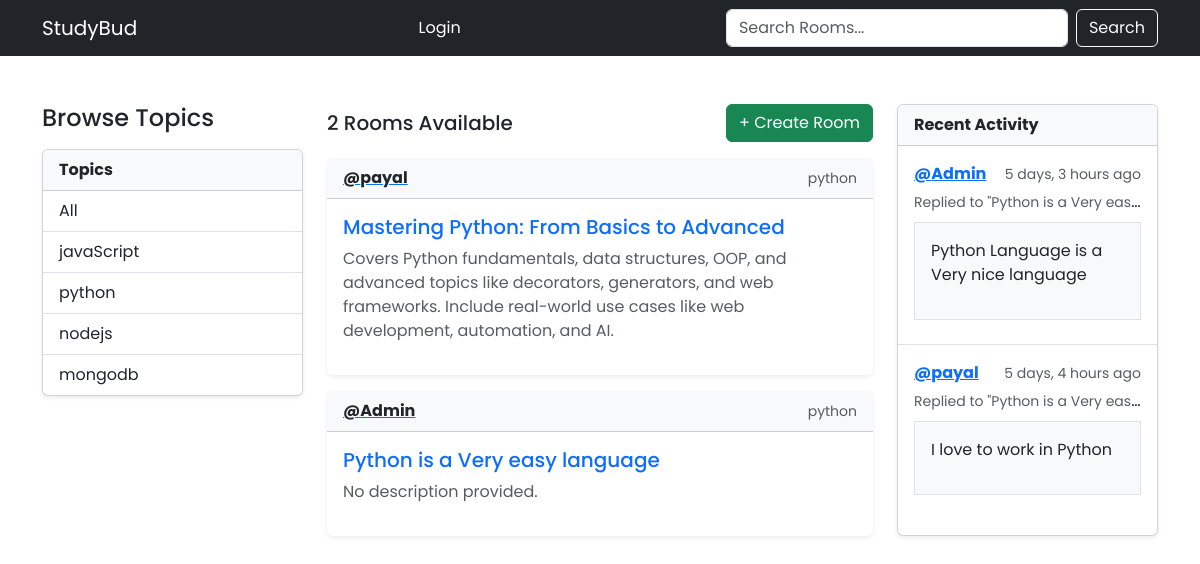
The page /?q=python on the database its author committed.
### base/models.py (models this page shows, shortened)
class Topic(models.Model):
    name = models.CharField(max_length=200)

class Room(models.Model):
    host = models.ForeignKey(User, on_delete=models.SET_NULL, null=True)
    topic = models.ForeignKey(Topic, on_delete=models.SET_NULL, null=True)
    name = models.CharField(max_length=200)
    description = models.TextField(null=True, blank=True)
    participants = models.ManyToManyField(User, related_name='participants', blank=True)
    updated = models.DateTimeField(auto_now=True)
    created = models.DateTimeField(auto_now_add=True)
    class Meta:
        ordering = ['-updated', '-created']
    def __str__(self):
        return self.name

class Message(models.Model):
    user = models.ForeignKey(User, on_delete=models.CASCADE)
    room = models.ForeignKey(Room, on_delete=models.CASCADE)
    body = models.TextField()
    updated = models.DateTimeField(auto_now=True)
    created = models.DateTimeField(auto_now_add=True)
    class Meta:
        ordering = ['-updated', '-created']
    def __str__(self):
        return self.body[0:50]

### base/views.py (the view)
# urls.py: path('', views.home, name='home'),
def home(request):
    q = request.GET.get('q') if request.GET.get('q') != None else ''
    rooms = Room.objects.filter(
        Q(topic__name__icontains=q) |
        Q(name__icontains=q) |
        Q(description__icontains=q)
    )
    topics = Topic.objects.all()
    room_count = len(rooms) | rooms.count()
    room_message = Message.objects.filter(
        Q(room__topic__name__icontains=q)
    )
    context = {'rooms':rooms, "topics":topics, "room_count":room_count, 'room_message':room_message}
    return render(request, 'base/home.html',context)

### base/templates/base/home.html
{% extends 'layout.html' %} {% block content %}
<div class="row">
  <div class="col-12 col-lg-3">{% include 'base/topic_component.html' %}</div>
  <div class="col-12 col-lg-6">
    <div class="d-flex justify-content-between align-items-center mb-3">
      <h5 class="mb-0">{{ room_count }} Rooms Available</h5>
      <a href="{% url 'create-room' %}" class="btn btn-success">
        + Create Room
      </a>
    </div>
    {% include 'base/feed_component.html' %}
  </div>
  <div class="col-12 col-lg-3">
    {% include 'base/activity_component.html' %}
  </div>
</div>
{% endblock %}

### base/templates/base/topic_component.html
<h4 class="mb-3">Browse Topics</h4>
<div class="card shadow-sm">
  <div class="card-header bg-light fw-bold">Topics</div>
  <ul class="list-group list-group-flush">
    <li class="list-group-item py-2">
      <a href="{% url 'home' %}" class="d-block text-decoration-none text-dark">
        All
      </a>
    </li>
    {% for topic in topics %}
    <li class="list-group-item py-2">
      <a
        href="{% url 'home' %}?q={{ topic.name }}"
        class="d-block text-decoration-none text-dark"
      >
        {{ topic.name }}
      </a>
    </li>
    {% empty %}
    <li class="list-group-item text-muted">No topics available</li>
    {% endfor %}
  </ul>
</div>

### base/templates/base/feed_component.html (shortened to what this page needs)
<div class="d-flex flex-column gap-3">
  {% for room in rooms %}
  <div class="card shadow-sm border-0">
    <div
      class="card-header bg-light d-flex justify-content-between align-items-center"
    >
      <a href="{% url 'profile' room.host.id %}">
        <span class="fw-bold text-dark">@{{ room.host.username }}</span>
      </a>
      <small class="text-muted">{{ room.topic.name }}</small>
    </div>
    <div class="card-body">
      <h5 class="card-title mb-2">
        <a href="{% url 'room' room.id %}" class="text-decoration-none"
          >{{ room.name }}</a
        >
      </h5>
      <p class="card-text text-muted mb-3">
        {{ room.description|default:"No description provided." }}
      </p>
    </div>
  </div>
  {% empty %}
  <div class="alert alert-warning">No rooms found.</div>
  {% endfor %}
</div>

### base/templates/base/activity_component.html (shortened to what this page needs)
<div class="card shadow-sm h-100">
  <div class="card-header bg-light fw-bold">Recent Activity</div>
  <ul class="list-group list-group-flush">
    {% for message in room_message %}
    <li class="list-group-item d-flex flex-column py-3">
      <div class="d-flex justify-content-between align-items-center mb-1">
        <a href="{% url 'profile' message.user.id %}">
          <span class="fw-bold text-primary">@{{ message.user }}</span>
        </a>
        <small class="text-muted">{{ message.created|timesince }} ago</small>
      </div>
      <div class="text-truncate" title="{{ message.room }}">
        <small class="text-muted">Replied to "{{ message.room }}"</small>
      </div>
      <div class="bg-light p-3 border my-2">
        <p>{{message}}</p>
      </div>
    </li>
    {% empty %}
    <li class="list-group-item text-center text-muted py-3">
      No activity available
    </li>
    {% endfor %}
  </ul>
</div>

### templates/layout.html (style rules this page uses)
* { font-family: "Poppins", sans-serif; }

### rows shown on the page
Topic: name "javaScript"
Topic: name "python"
Topic: name "nodejs"
Topic: name "mongodb"
Room: host.username "payal", topic.name "python", name "Mastering Python: From Basics to Advanced", description "Covers Python fundamentals, data structures, OOP, and advanced topics like decorators, generators, and web frameworks. Include real-world use cases like web development, automation, and AI."
Room: host.username "Admin", topic.name "python", name "Python is a Very easy language", description "No description provided."
Message: user "Admin", created "5 days, 3 hours", room "Python is a Very eas…", body "Python Language is a Very nice language"
Message: user "payal", created "5 days, 4 hours", room "Python is a Very eas…", body "I love to work in Python"

### other values the page prints
{{ room_count }} "2"
